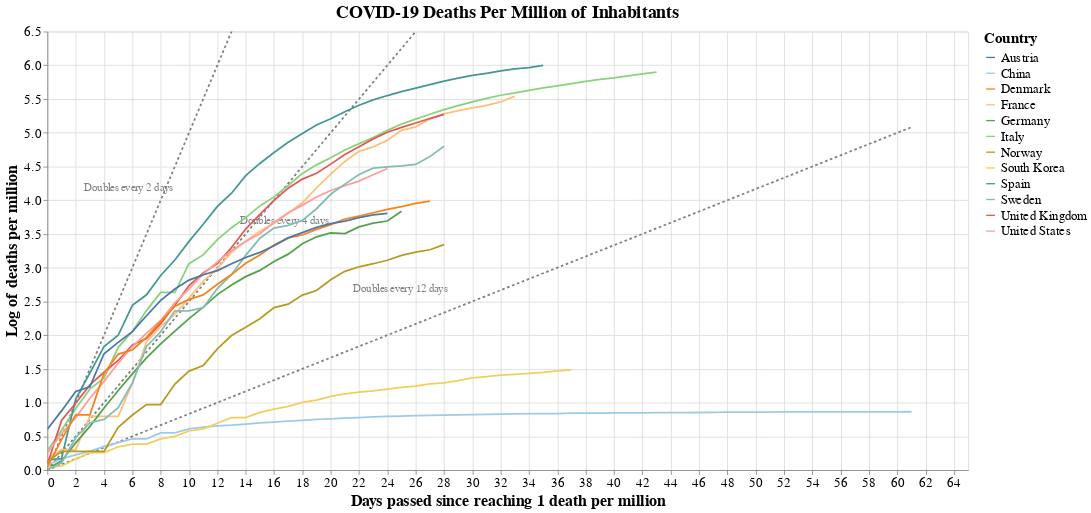

The cell this chart's notebook holds for it:
### Markdown cell above
## Covid-19 deaths per million inhabitants

source: https://covid19dashboards.com/covid-compare-permillion/

### Code cell
#hide_input
# Stack data to get it to Altair dataframe format
data_countries_pc2 = data_countries_pc.copy()
for i in range(0,len(int_countries)):
    data_countries_pc2[i] = data_countries_pc2[i].reset_index()
    data_countries_pc2[i]['n_days'] = data_countries_pc2[i].index
    data_countries_pc2[i]['log_cases'] = np.log(data_countries_pc2[i]["total_cases"])
data_plot = data_countries_pc2[0]
for i in range(1, len(int_countries)):    
    data_plot = pd.concat([data_plot, data_countries_pc2[i]], axis=0)
data_plot["trend_2days"] = data_plot["n_days"]*1/2
data_plot["trend_4days"] = data_plot["n_days"]*1/4
data_plot["trend_12days"] = data_plot["n_days"]*1/12
data_plot["trend_2days_label"] = "Doubles every 2 days"
data_plot["trend_4days_label"] = "Doubles evey 4 days"
data_plot["trend_12days_label"] = "Doubles every 12 days"


# Plot it using Altair
source = data_plot

scales = alt.selection_interval(bind='scales')
#selection = alt.selection_multi(fields=['location'], bind='legend')

base = alt.Chart(source, title = "COVID-19 Deaths Per Million of Inhabitants").encode(
    x = alt.X('n_days:Q', title = "Days passed since reaching 1 death per million"),
    y = alt.Y("log_cases:Q",title = "Log of deaths per million"),
    color = alt.Color('location:N', legend=alt.Legend(title="Country", labelFontSize=15, titleFontSize=17),
                     scale=alt.Scale(scheme='tableau20')),
    #opacity = alt.condition(selection, alt.value(1), alt.value(0.1))
)

lines = base.mark_line().add_selection(
    scales
).properties(
   width=chart_width,
   height=chart_height
)
#.add_selection(
#    selection
#)

trend_2d = alt.Chart(source).encode(
    x = "n_days:Q",
    y = alt.Y("trend_2days:Q",  scale=alt.Scale(domain=(0, max(data_plot["log_cases"])))),
).mark_line(color="grey", strokeDash=[3,3])


labels = pd.DataFrame([{'label': 'Doubles every 2 days', 'x_coord': 6, 'y_coord': 4},
                       {'label': 'Doubles every 4 days', 'x_coord': 17, 'y_coord': 3.5},
                       {'label': 'Doubles every 12 days', 'x_coord': 25, 'y_coord': 2.5},
                      ])
trend_label = (alt.Chart(labels)
                    .mark_text(align='left', dx=-55, dy=-15, fontSize=12, color="grey")
                    .encode(x='x_coord:Q',
                            y='y_coord:Q',
                            text='label:N')
                   )

trend_4d = alt.Chart(source).mark_line(color="grey", strokeDash=[3,3]).encode(
    x = "n_days:Q",
    y = alt.Y("trend_4days:Q",  scale=alt.Scale(domain=(0, max(data_plot["log_cases"])))),
)

trend_12d = alt.Chart(source).mark_line(color="grey", strokeDash=[3,3]).encode(
    x = "n_days:Q",
    y = alt.Y("trend_12days:Q",  scale=alt.Scale(domain=(0, max(data_plot["log_cases"])))),
)


(
(trend_2d + trend_4d + trend_12d + trend_label + lines)
.configure_title(fontSize=20)
.configure_axis(labelFontSize=15,titleFontSize=18)
)

### Figure 1 — Vega-Lite specification as saved in the notebook (floating-point values rounded to 4 significant figures; data arrays with more than 128 entries replaced by an {"elided": "..."} marker saying what was removed)
{"$schema": "https://vega.github.io/schema/vega-lite/v3.4.0.json", "config": {"axis": {"labelFontSize": 15, "titleFontSize": 18}, "mark": {"tooltip": null}, "title": {"fontSize": 20}, "view": {"height": 300, "width": 400}}, "data": {"name": "data-0cf243ddf84838ec5c2c2cc0ab5527b4"}, "datasets": {"data-0cf243ddf84838ec5c2c2cc0ab5527b4": {"elided": "405 records"}, "data-46e792c21b458ace41bb6619bc6d4ad3": [{"label": "Doubles every 2 days", "x_coord": 6, "y_coord": 4}, {"label": "Doubles every 4 days", "x_coord": 17, "y_coord": 3.5}, {"label": "Doubles every 12 days", "x_coord": 25, "y_coord": 2.5}]}, "layer": [{"encoding": {"x": {"field": "n_days", "type": "quantitative"}, "y": {"field": "trend_2days", "scale": {"domain": [0, 6.0]}, "type": "quantitative"}}, "mark": {"color": "grey", "strokeDash": [3, 3], "type": "line"}}, {"encoding": {"x": {"field": "n_days", "type": "quantitative"}, "y": {"field": "trend_4days", "scale": {"domain": [0, 6.0]}, "type": "quantitative"}}, "mark": {"color": "grey", "strokeDash": [3, 3], "type": "line"}}, {"encoding": {"x": {"field": "n_days", "type": "quantitative"}, "y": {"field": "trend_12days", "scale": {"domain": [0, 6.0]}, "type": "quantitative"}}, "mark": {"color": "grey", "strokeDash": [3, 3], "type": "line"}}, {"data": {"name": "data-46e792c21b458ace41bb6619bc6d4ad3"}, "encoding": {"text": {"field": "label", "type": "nominal"}, "x": {"field": "x_coord", "type": "quantitative"}, "y": {"field": "y_coord", "type": "quantitative"}}, "mark": {"align": "left", "color": "grey", "dx": -55, "dy": -15, "fontSize": 12, "type": "text"}}, {"data": {"name": "data-0cf243ddf84838ec5c2c2cc0ab5527b4"}, "encoding": {"color": {"field": "location", "legend": {"labelFontSize": 15, "title": "Country", "titleFontSize": 17}, "scale": {"scheme": "tableau20"}, "type": "nominal"}, "x": {"field": "n_days", "title": "Days passed since reaching 1 death per million", "type": "quantitative"}, "y": {"field": "log_cases", "title": "Log of deaths per million", "type": "quantitative"}}, "height": 500, "mark": "line", "selection": {"selector009": {"bind": "scales", "type": "interval"}}, "title": "COVID-19 Deaths Per Million of Inhabitants", "width": 1050}]}
